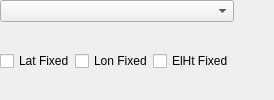
        <widget class="QFrame" name="frameFixedFloat">
         <property name="frameShape">
          <enum>QFrame::NoFrame</enum>
         </property>
         <property name="frameShadow">
          <enum>QFrame::Raised</enum>
         </property>
         <layout class="QGridLayout" name="gridLayout_3">
          <property name="leftMargin">
           <number>0</number>
          </property>
          <property name="topMargin">
           <number>0</number>
          </property>
          <property name="rightMargin">
           <number>0</number>
          </property>
          <property name="bottomMargin">
           <number>0</number>
          </property>
          <property name="spacing">
           <number>0</number>
          </property>
          <item row="0" column="2">
           <widget class="QComboBox" name="comboFixedFloat">
            <property name="sizeAdjustPolicy">
             <enum>QComboBox::AdjustToContents</enum>
            </property>
           </widget>
          </item>
          <item row="1" column="2">
           <widget class="QFrame" name="frameConstraints">
            <property name="frameShape">
             <enum>QFrame::NoFrame</enum>
            </property>
            <property name="frameShadow">
             <enum>QFrame::Sunken</enum>
            </property>
            <layout class="QHBoxLayout" name="horizontalLayout_11">
             <property name="spacing">
              <number>0</number>
             </property>
             <property name="leftMargin">
              <number>0</number>
             </property>
             <property name="topMargin">
              <number>0</number>
             </property>
             <property name="rightMargin">
              <number>0</number>
             </property>
             <property name="bottomMargin">
              <number>0</number>
             </property>
             <item>
              <widget class="QCheckBox" name="checkNorthFixed">
               <property name="text">
                <string>Lat Fixed</string>
               </property>
              </widget>
             </item>
             <item>
              <widget class="QCheckBox" name="checkEastFixed">
               <property name="text">
                <string>Lon Fixed</string>
               </property>
              </widget>
             </item>
             <item>
              <widget class="QCheckBox" name="checkUpFixed">
               <property name="text">
                <string>ElHt Fixed</string>
               </property>
              </widget>
             </item>
            </layout>
           </widget>
          </item>
          <item row="0" column="3">
           <spacer name="horizontalSpacer_3">
            <property name="orientation">
             <enum>Qt::Horizontal</enum>
            </property>
            <property name="sizeHint" stdset="0">
             <size>
              <width>40</width>
              <height>20</height>
             </size>
            </property>
           </spacer>
          </item>
          <item row="1" column="3">
           <spacer name="horizontalSpacer_5">
            <property name="orientation">
             <enum>Qt::Horizontal</enum>
            </property>
            <property name="sizeHint" stdset="0">
             <size>
              <width>40</width>
              <height>20</height>
             </size>
            </property>
           </spacer>
          </item>
         </layout>
        </widget>
